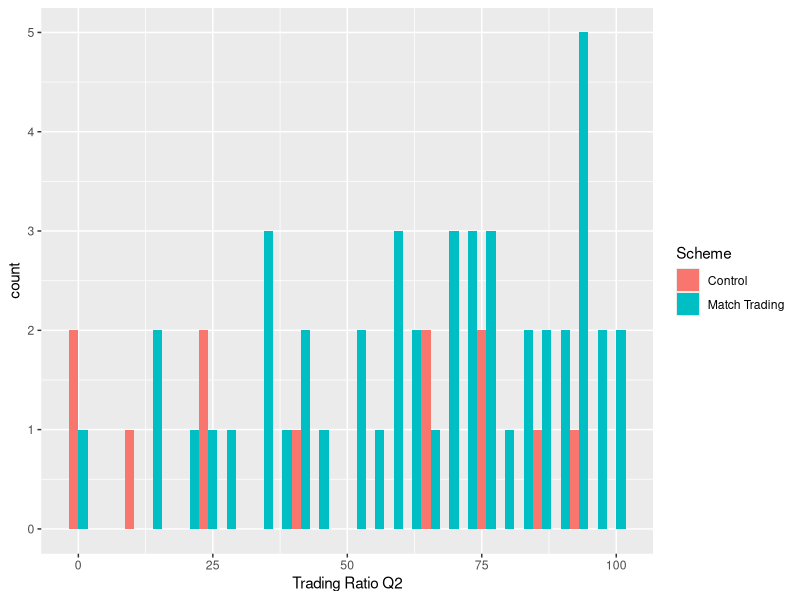
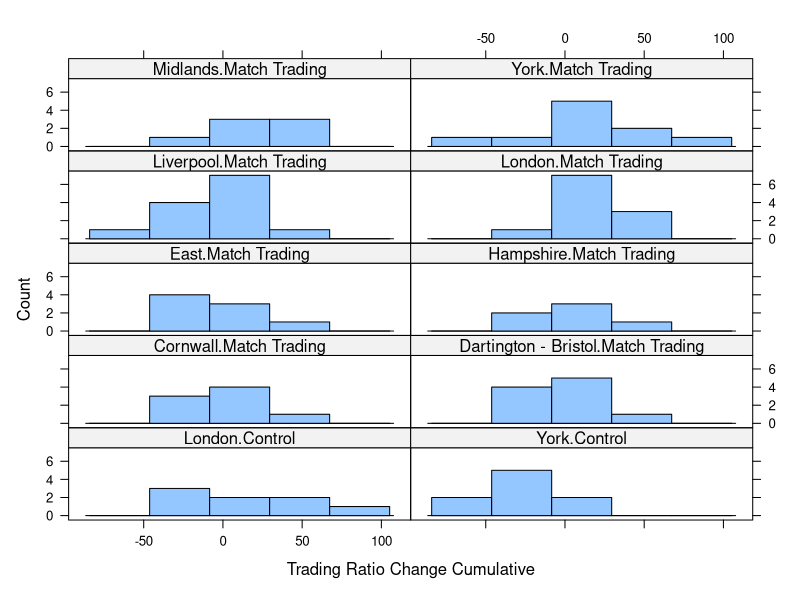
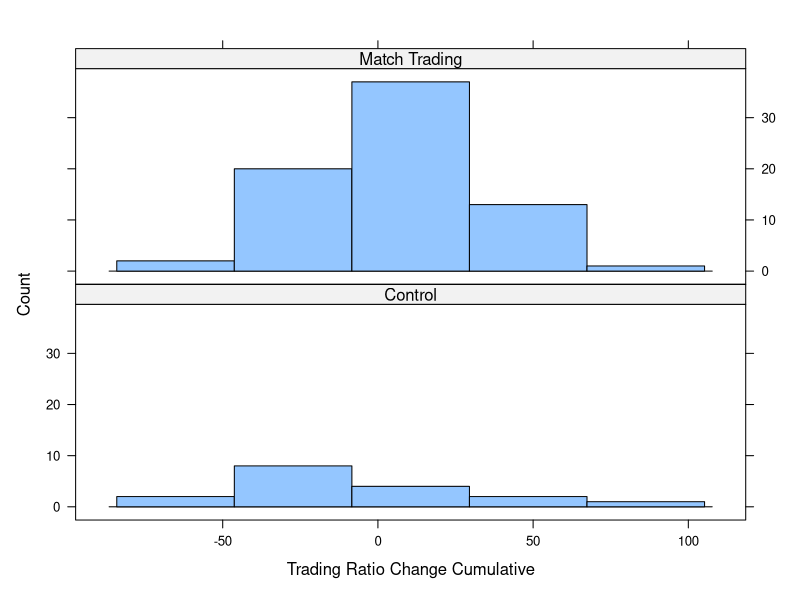
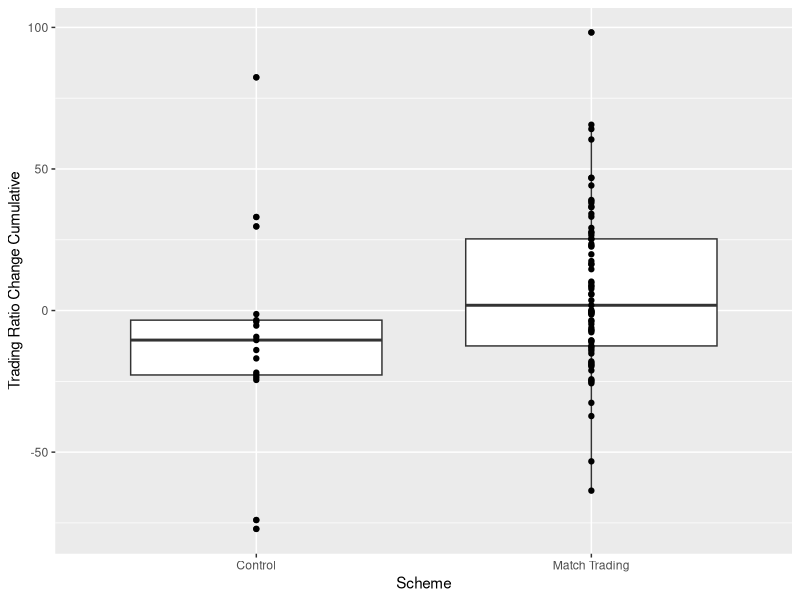

The R source for these figures, in order:
# Unified Trade Up Analysis

library(readxl)
library(tidyverse)
library(lattice)

CBTU <-
  read_excel("CBTUR - Roll Out Year Q1 PtC Data.xlsx",
    sheet = "Clean Data",
    skip = 0
  )

for (i in c("Baseline Q", "Q")) {
  for (j in 1:4) {
    CBTU[paste0("Trading Ratio ", i, j)] <- 100 * CBTU[paste0("Trading Income ", i, j)] /
      (CBTU[paste0("Trading Income ", i, j)] + CBTU[paste0("Non-trading Income ", i, j)])
  }
}

for (j in 1:4) {
  CBTU[paste0("Trading Ratio Change Q", j)] <-
    (CBTU[paste0("Trading Ratio Q", j)] - CBTU[paste0("Trading Ratio Baseline Q", j)])
}

for (i in c("Baseline ", "")) {
  CBTU[paste0("Trading Ratio ", i, "Cumulative")] <- 100 *
    rowSums(CBTU[grepl(paste0("Trading Income ", i, "Q"), names(CBTU))], na.rm = TRUE) /
    (rowSums(CBTU[grepl(paste0("Trading Income ", i, "Q"), names(CBTU))], na.rm = TRUE) +
      rowSums(CBTU[grepl(paste0("Non-trading Income ", i, "Q"), names(CBTU))], na.rm = TRUE))
}

CBTU["Trading Ratio Change Cumulative"] <-
  CBTU["Trading Ratio Cumulative"] -
  CBTU["Trading Ratio Baseline Cumulative"]

CBTU %>% group_by(Scheme) %>% summarise(
  n = n(),
  median_BASELINE_C = median(`Trading Ratio Baseline Cumulative`, na.rm = TRUE),
  median_TRADEUP_C = median(`Trading Ratio Cumulative`, na.rm = TRUE),
  median_Change_C = median(`Trading Ratio Change Cumulative`, na.rm = TRUE)
)

CBTU %>% group_by(Scheme) %>% summarise(
  n = n(),
  median_BASELINE_2 = median(`Trading Ratio Baseline Q2`, na.rm = TRUE),
  median_TRADEUP_2 = median(`Trading Ratio Q2`, na.rm = TRUE),
  median_Change_2 = median(`Trading Ratio Change Q2`, na.rm = TRUE)
)

OUT <- (CBTU %>%
  group_by(Scheme) %>%
  summarise_at(
    vars(starts_with("Trading Ratio")),
    funs(median = median(., na.rm = TRUE))
  ))

OUT <- OUT %>%
  gather(var, val, 2:ncol(OUT)) %>%
  spread(names(OUT)[1], val)

CBTU %>%
  ggplot() +
  geom_histogram(aes(`Trading Ratio Q2`, fill = `Scheme`), position = "dodge")

histogram(~ `Trading Ratio Change Cumulative` | interaction(as.factor(CBTU$Location), as.factor(CBTU$Scheme)),
          type = "count", data = CBTU, nint = 5, layout = c(2,5))
histogram(~ `Trading Ratio Change Cumulative` | as.factor(Scheme),
          data = CBTU, type = "count", nint = 5, labels = TRUE, layout = c(1,2))
kruskal.test(`Trading Ratio Change Cumulative` ~ as.factor(Scheme), data = CBTU)
wilcox.test(`Trading Ratio Change Cumulative` ~ as.factor(Scheme), data = CBTU)

CBTU %>%
  ggplot(aes(Scheme, `Trading Ratio Change Cumulative`)) +
  geom_boxplot() +
  geom_point()
